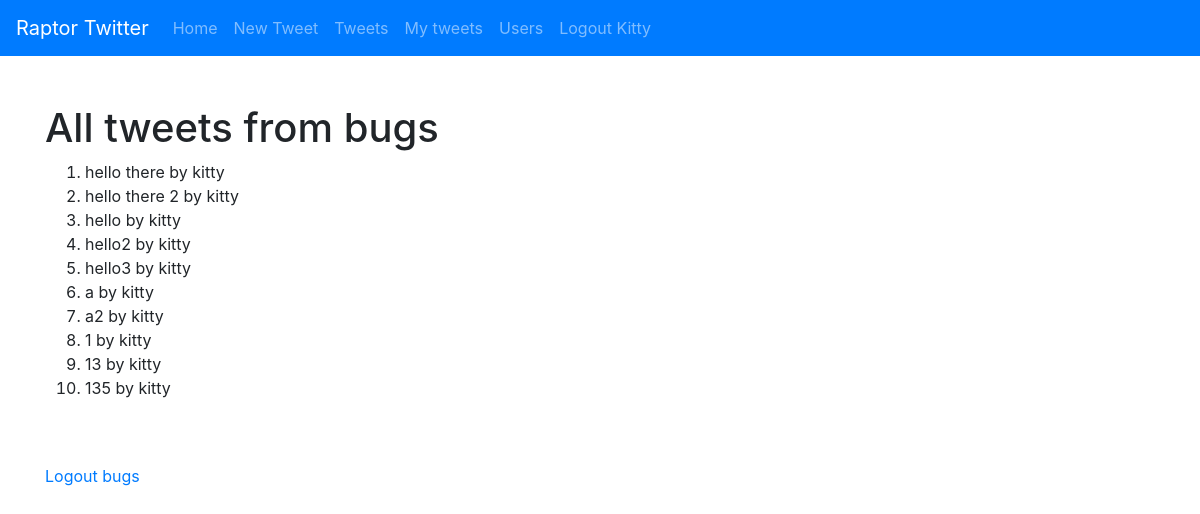
Page /tweets/kitty (signed in) on the committed database.
### tables this page shows
CREATE TABLE tweets (
    _id integer primary key autoincrement,
    tweet text,
    username text
);

### main.py (the view)
@app.route('/tweets/<username>')
@app.route('/tweets')
def user_tweets(username=None):
    if username:
        tweets = get_tweets_by_username(username)
    else:
        tweets = get_all_tweets()
    return render_template('tweets.html',
                           tweets=tweets,
                           current_user=session['user'],
                           username=username)

### db.py (called while the page is built)
def get_tweets_by_username(username):
    cursor.execute(
        'SELECT * FROM tweets WHERE username = :username', {'username': username})
    tweets = cursor.fetchmany(10)
    return tweets

### tweets.py (called while the page is built)
def get_tweets_by_username(username):
    return db.get_tweets_by_username(username)

### templates/tweets.html (shortened to what this page needs)
{% extends "base.html" %}
{% block content %}
{% if username %}
<h1>All tweets from {{current_user}}</h1>
{% else %}
<h1>All tweets</h1>
{% endif %}
<ol>
    {% for tweet in tweets %}
    <li>
        {{tweet[1]}} by {{tweet[2]}}
    </li>
    {% endfor %}
</ol>
<br>
<br>
<a href="/logout">Logout {{current_user}}</a>
{% endblock %}

### rows in the picture
tweets: tweet "hello there", username "kitty"
tweets: tweet "hello there 2", username "kitty"
tweets: tweet "hello", username "kitty"
tweets: tweet "hello2", username "kitty"
tweets: tweet "hello3", username "kitty"
tweets: tweet "a", username "kitty"
tweets: tweet "a2", username "kitty"
tweets: tweet "1", username "kitty"
tweets: tweet "13", username "kitty"
tweets: tweet "135", username "kitty"

### other values in the picture
{{ username|capitalize }} "Kitty"
{{ current_user }} "bugs"
